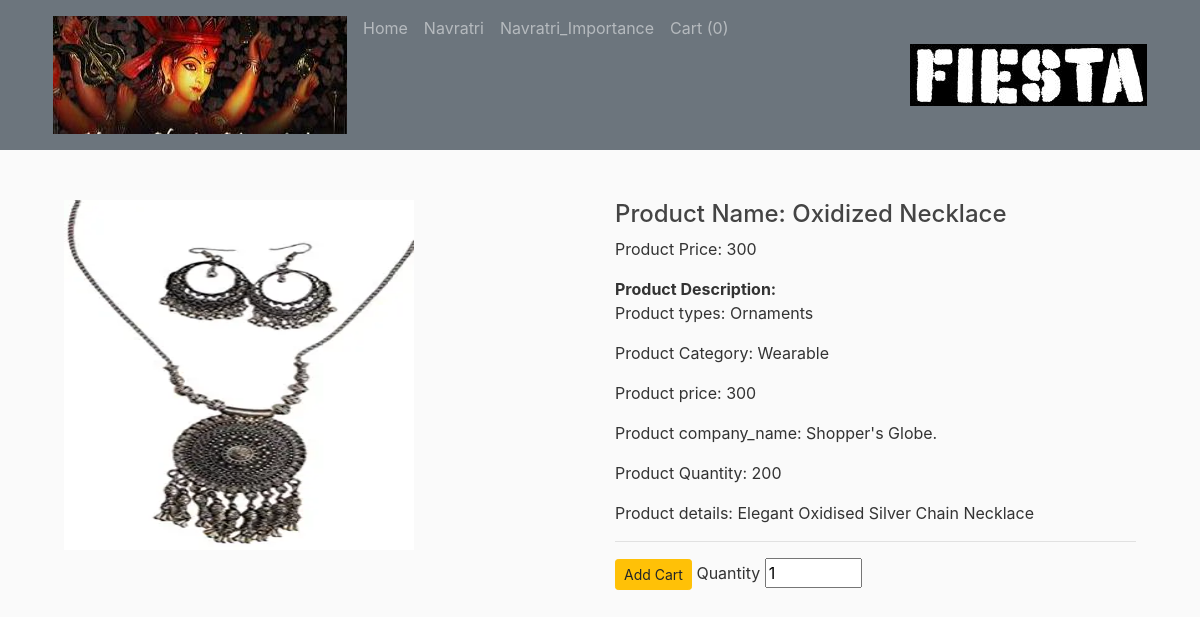
Page /navratri/1 on the committed database.
### database.py (models this page shows, shortened)
class Navratri(db.Model,UserMixin):
	id = db.Column(db.Integer,primary_key=True)
	image = db.Column(db.String(120),nullable=False)
	name = db.Column(db.String(120),nullable=False,unique=True)
	types = db.Column(db.String(120),nullable=False)
	category = db.Column(db.String(120),nullable=False)
	price = db.Column(db.Integer,nullable=False)
	companyname = db.Column(db.String(120),nullable=False)
	quantity = db.Column(db.Integer,nullable=False)
	detail = db.Column(db.String(200),nullable=False)
	username = db.Column(db.String(120),nullable=False)

### new.py (the view)
@app.route('/navratri/<int:id>')
def single_page6(id):
	product=Navratri.query.get_or_404(id)
	return render_template('single_page6.html',products=product)

### template/single_page6.html (shortened to what this page needs)
<!DOCTYPE html>
<html>
<head>
    <link rel="stylesheet" href="https://stackpath.bootstrapcdn.com/bootstrap/4.4.1/css/bootstrap.min.css">
    <link rel="stylesheet" type="text/css" href="{{url_for('static', filename='main.css')}}">
</head>
<body >
  <nav class="navbar navbar-expand-md navbar-dark bg-secondary fixed-top"  >
    <div class="container">
      <div class="collapse navbar-collapse" id="navbarToggle">
         <div class="navbar-nav mr-auto" >
          <img class="nav-item nav-link"  src="{{url_for('static', filename='navratri/n1.jpg')}}"  />
          <div class="navbar-nav mr-auto" >
          <a class="nav-item nav-link" href="/home1" >Home</a>
          <a class="nav-item nav-link" href="/navratri" >Navratri</a>
          <a class="nav-item nav-link" href="/navratriimp">Navratri_Importance</a>
          <a class="nav-link" href="/carts" tableindex="-1" >Cart ({{session['Shoppingcart']|length}})</a>
        </div>
        </div>
        <div class="navbar-nav ">
            <img class="nav-item nav-link" src="{{url_for('static', filename='new3.jpg')}}" />
         </div>
      </div>
    </div>
  </nav>
	<main role="main" class="container">
  <div class="container mt-5">
    <div class="row">
      <div class="col-md-6" id="b_image">
        <img src="{{url_for('static',filename=products.image)}}" alt="{{products.name}}" width="350" height="350">
      </div>
      <div class="col-md-6">
        <h4>Product Name: {{products.name}}</h4>
        <p>Product Price: {{products.price}}</p>
        <b>Product Description:</b>
        <p>Product types: {{products.types}}</p>
        <p>Product Category: {{products.category}}</p>
        <p>Product price: {{products.price}}</p>
        <p>Product company_name: {{products.companyname}}</p>
        <p>Product Quantity: {{products.quantity}}</p>
        <p>Product details: {{products.detail}}</p>
      <hr>
        <form action="{{url_for('AddCart')}}" method="post">
          <button type="submit" name="onsubmit" value="6" class="btn btn-sm btn-warning">Add Cart</button>
          <label for="">Quantity</label>
          <input type="number" name="quantity" id="" value="1" min="1" max="{{products.quantity}}">
        </form>
      </div>
    </div>
  </div>
</main>
</body>
</html>

### static/main.css (style rules this page uses)
body { background: #fafafa; color: #333333; margin-top: 5rem; }
h1, h2, h3, h4, h5, h6 { color: #444444; }
.row { display: flex; flex-wrap: wrap; padding: 0 4px; }

### rows in the picture
Navratri: image (picture), name "Oxidized Necklace", price "300", types "Ornaments", category "Wearable", companyname "Shopper's Globe.", quantity "200", detail "Elegant Oxidised Silver Chain Necklace"

### other values in the picture
{{ session['Shoppingcart']|length }} "0"
